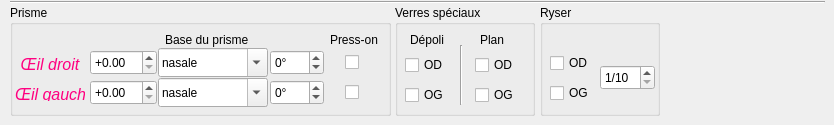
    <widget class="QFrame" name="frame_Detail">
     <property name="minimumSize">
      <size>
       <width>0</width>
       <height>125</height>
      </size>
     </property>
     <property name="maximumSize">
      <size>
       <width>16777215</width>
       <height>125</height>
      </size>
     </property>
     <property name="frameShape">
      <enum>QFrame::NoFrame</enum>
     </property>
     <property name="frameShadow">
      <enum>QFrame::Raised</enum>
     </property>
     <widget class="QGroupBox" name="PrismeGroupBox">
      <property name="geometry">
       <rect>
        <x>10</x>
        <y>5</y>
        <width>381</width>
        <height>111</height>
       </rect>
      </property>
      <property name="title">
       <string>Prisme</string>
      </property>
      <widget class="UpDoubleSpinBox" name="PrismeOD">
       <property name="geometry">
        <rect>
         <x>80</x>
         <y>45</y>
         <width>67</width>
         <height>25</height>
        </rect>
       </property>
       <property name="focusPolicy">
        <enum>Qt::WheelFocus</enum>
       </property>
       <property name="prefix">
        <string>+</string>
       </property>
       <property name="minimum">
        <double>0.000000000000000</double>
       </property>
       <property name="maximum">
        <double>8.000000000000000</double>
       </property>
       <property name="singleStep">
        <double>0.500000000000000</double>
       </property>
      </widget>
      <widget class="QLabel" name="labelBasePrisme">
       <property name="geometry">
        <rect>
         <x>155</x>
         <y>25</y>
         <width>95</width>
         <height>20</height>
        </rect>
       </property>
       <property name="text">
        <string>Base du prisme</string>
       </property>
      </widget>
      <widget class="QComboBox" name="BasePrismeTextOGComboBox">
       <property name="geometry">
        <rect>
         <x>148</x>
         <y>73</y>
         <width>110</width>
         <height>29</height>
        </rect>
       </property>
       <property name="editable">
        <bool>true</bool>
       </property>
       <property name="currentIndex">
        <number>0</number>
       </property>
       <item>
        <property name="text">
         <string>nasale</string>
        </property>
       </item>
       <item>
        <property name="text">
         <string>supérieure</string>
        </property>
       </item>
       <item>
        <property name="text">
         <string>temporale</string>
        </property>
       </item>
       <item>
        <property name="text">
         <string>inférieure</string>
        </property>
       </item>
      </widget>
      <widget class="UpDoubleSpinBox" name="PrismeOG">
       <property name="geometry">
        <rect>
         <x>80</x>
         <y>75</y>
         <width>67</width>
         <height>25</height>
        </rect>
       </property>
       <property name="focusPolicy">
        <enum>Qt::WheelFocus</enum>
       </property>
       <property name="prefix">
        <string>+</string>
       </property>
       <property name="minimum">
        <double>0.000000000000000</double>
       </property>
       <property name="maximum">
        <double>8.000000000000000</double>
       </property>
       <property name="singleStep">
        <double>0.500000000000000</double>
       </property>
      </widget>
      <widget class="UpSpinBox" name="BasePrismeOD">
       <property name="geometry">
        <rect>
         <x>260</x>
         <y>45</y>
         <width>54</width>
         <height>25</height>
        </rect>
       </property>
       <property name="wrapping">
        <bool>true</bool>
       </property>
       <property name="suffix">
        <string>°</string>
       </property>
       <property name="maximum">
        <number>355</number>
       </property>
       <property name="singleStep">
        <number>5</number>
       </property>
      </widget>
      <widget class="QComboBox" name="BasePrismeTextODComboBox">
       <property name="geometry">
        <rect>
         <x>148</x>
         <y>43</y>
         <width>110</width>
         <height>29</height>
        </rect>
       </property>
       <property name="editable">
        <bool>true</bool>
       </property>
       <property name="currentIndex">
        <number>0</number>
       </property>
       <item>
        <property name="text">
         <string>nasale</string>
        </property>
       </item>
       <item>
        <property name="text">
         <string>supérieure</string>
        </property>
       </item>
       <item>
        <property name="text">
         <string>temporale</string>
        </property>
       </item>
       <item>
        <property name="text">
         <string>inférieure</string>
        </property>
       </item>
      </widget>
      <widget class="UpSpinBox" name="BasePrismeOG">
       <property name="geometry">
        <rect>
         <x>260</x>
         <y>75</y>
         <width>54</width>
         <height>25</height>
        </rect>
       </property>
       <property name="wrapping">
        <bool>true</bool>
       </property>
       <property name="suffix">
        <string>°</string>
       </property>
       <property name="maximum">
        <number>355</number>
       </property>
       <property name="singleStep">
        <number>5</number>
       </property>
      </widget>
      <widget class="QLabel" name="label_3">
       <property name="geometry">
        <rect>
         <x>320</x>
         <y>25</y>
         <width>55</width>
         <height>20</height>
        </rect>
       </property>
       <property name="text">
        <string>Press-on</string>
       </property>
      </widget>
      <widget class="QCheckBox" name="PressonODCheckBox">
       <property name="geometry">
        <rect>
         <x>335</x>
         <y>47</y>
         <width>21</width>
         <height>20</height>
        </rect>
       </property>
       <property name="font">
        <font>
         <pointsize>10</pointsize>
        </font>
       </property>
       <property name="focusPolicy">
        <enum>Qt::NoFocus</enum>
       </property>
       <property name="text">
        <string/>
       </property>
      </widget>
      <widget class="QCheckBox" name="PressonOGCheckBox">
       <property name="geometry">
        <rect>
         <x>335</x>
         <y>77</y>
         <width>21</width>
         <height>20</height>
        </rect>
       </property>
       <property name="font">
        <font>
         <pointsize>10</pointsize>
        </font>
       </property>
       <property name="focusPolicy">
        <enum>Qt::NoFocus</enum>
       </property>
       <property name="text">
        <string/>
       </property>
      </widget>
      <widget class="QLabel" name="ODQLabel_2">
       <property name="geometry">
        <rect>
         <x>5</x>
         <y>50</y>
         <width>70</width>
         <height>16</height>
        </rect>
       </property>
       <property name="text">
        <string>&lt;!DOCTYPE HTML PUBLIC &quot;-//W3C//DTD HTML 4.0//EN&quot; &quot;http://www.w3.org/TR/REC-html40/strict.dtd&quot;&gt;
&lt;html&gt;&lt;head&gt;&lt;meta name=&quot;qrichtext&quot; content=&quot;1&quot; /&gt;&lt;style type=&quot;text/css&quot;&gt;
p, li { white-space: pre-wrap; }
&lt;/style&gt;&lt;/head&gt;&lt;body style=&quot; font-family:'.Lucida Grande UI'; font-size:13pt; font-weight:400; font-style:normal;&quot;&gt;
&lt;p align=&quot;center&quot; style=&quot; margin-top:12px; margin-bottom:12px; margin-left:0px; margin-right:0px; -qt-block-indent:0; text-indent:0px;&quot;&gt;&lt;span style=&quot; font-size:12pt; font-style:italic; color:#ff0080;&quot;&gt;Œil droit&lt;/span&gt;&lt;/p&gt;&lt;/body&gt;&lt;/html&gt;</string>
       </property>
      </widget>
      <widget class="QLabel" name="OGQLabel_2">
       <property name="geometry">
        <rect>
         <x>5</x>
         <y>80</y>
         <width>70</width>
         <height>16</height>
        </rect>
       </property>
       <property name="text">
        <string>&lt;!DOCTYPE HTML PUBLIC &quot;-//W3C//DTD HTML 4.0//EN&quot; &quot;http://www.w3.org/TR/REC-html40/strict.dtd&quot;&gt;
&lt;html&gt;&lt;head&gt;&lt;meta name=&quot;qrichtext&quot; content=&quot;1&quot; /&gt;&lt;style type=&quot;text/css&quot;&gt;
p, li { white-space: pre-wrap; }
&lt;/style&gt;&lt;/head&gt;&lt;body style=&quot; font-family:'.Lucida Grande UI'; font-size:13pt; font-weight:400; font-style:normal;&quot;&gt;
&lt;p align=&quot;center&quot; style=&quot; margin-top:12px; margin-bottom:12px; margin-left:0px; margin-right:0px; -qt-block-indent:0; text-indent:0px;&quot;&gt;&lt;span style=&quot; font-size:12pt; font-style:italic; color:#ff0080;&quot;&gt;Œil gauche&lt;/span&gt;&lt;/p&gt;&lt;/body&gt;&lt;/html&gt;</string>
       </property>
      </widget>
     </widget>
     <widget class="QGroupBox" name="VerresSpeciauxGroupBox">
      <property name="geometry">
       <rect>
        <x>395</x>
        <y>5</y>
        <width>140</width>
        <height>111</height>
       </rect>
      </property>
      <property name="title">
       <string>Verres spéciaux</string>
      </property>
      <widget class="QLabel" name="label">
       <property name="geometry">
        <rect>
         <x>15</x>
         <y>25</y>
         <width>41</width>
         <height>20</height>
        </rect>
       </property>
       <property name="text">
        <string>Dépoli</string>
       </property>
      </widget>
      <widget class="QLabel" name="label_2">
       <property name="geometry">
        <rect>
         <x>85</x>
         <y>25</y>
         <width>31</width>
         <height>20</height>
        </rect>
       </property>
       <property name="text">
        <string>Plan</string>
       </property>
      </widget>
      <widget class="Line" name="line_3">
       <property name="geometry">
        <rect>
         <x>65</x>
         <y>40</y>
         <width>3</width>
         <height>60</height>
        </rect>
       </property>
       <property name="orientation">
        <enum>Qt::Vertical</enum>
       </property>
      </widget>
      <widget class="QCheckBox" name="DepoliODCheckBox">
       <property name="geometry">
        <rect>
         <x>10</x>
         <y>50</y>
         <width>45</width>
         <height>20</height>
        </rect>
       </property>
       <property name="focusPolicy">
        <enum>Qt::NoFocus</enum>
       </property>
       <property name="text">
        <string>OD</string>
       </property>
      </widget>
      <widget class="QCheckBox" name="DepoliOGCheckBox">
       <property name="geometry">
        <rect>
         <x>10</x>
         <y>80</y>
         <width>45</width>
         <height>20</height>
        </rect>
       </property>
       <property name="focusPolicy">
        <enum>Qt::NoFocus</enum>
       </property>
       <property name="text">
        <string>OG</string>
       </property>
      </widget>
      <widget class="QCheckBox" name="PlanODCheckBox">
       <property name="geometry">
        <rect>
         <x>80</x>
         <y>50</y>
         <width>45</width>
         <height>20</height>
        </rect>
       </property>
       <property name="focusPolicy">
        <enum>Qt::NoFocus</enum>
       </property>
       <property name="text">
        <string>OD</string>
       </property>
      </widget>
      <widget class="QCheckBox" name="PlanOGCheckBox">
       <property name="geometry">
        <rect>
         <x>80</x>
         <y>80</y>
         <width>45</width>
         <height>20</height>
        </rect>
       </property>
       <property name="focusPolicy">
        <enum>Qt::NoFocus</enum>
       </property>
       <property name="text">
        <string>OG</string>
       </property>
      </widget>
     </widget>
     <widget class="QGroupBox" name="RyserGroupBox">
      <property name="geometry">
       <rect>
        <x>540</x>
        <y>5</y>
        <width>120</width>
        <height>111</height>
       </rect>
      </property>
      <property name="title">
       <string>Ryser</string>
      </property>
      <widget class="UpSpinBox" name="RyserSpinBox">
       <property name="geometry">
        <rect>
         <x>60</x>
         <y>60</y>
         <width>55</width>
         <height>25</height>
        </rect>
       </property>
       <property name="focusPolicy">
        <enum>Qt::NoFocus</enum>
       </property>
       <property name="inputMethodHints">
        <set>Qt::ImhDigitsOnly</set>
       </property>
       <property name="suffix">
        <string>/10</string>
       </property>
       <property name="minimum">
        <number>1</number>
       </property>
       <property name="maximum">
        <number>9</number>
       </property>
      </widget>
      <widget class="QCheckBox" name="RyserODCheckBox">
       <property name="geometry">
        <rect>
         <x>10</x>
         <y>48</y>
         <width>45</width>
         <height>20</height>
        </rect>
       </property>
       <property name="focusPolicy">
        <enum>Qt::NoFocus</enum>
       </property>
       <property name="text">
        <string>OD</string>
       </property>
       <property name="autoExclusive">
        <bool>false</bool>
       </property>
      </widget>
      <widget class="QCheckBox" name="RyserOGCheckBox">
       <property name="geometry">
        <rect>
         <x>10</x>
         <y>78</y>
         <width>45</width>
         <height>20</height>
        </rect>
       </property>
       <property name="focusPolicy">
        <enum>Qt::NoFocus</enum>
       </property>
       <property name="text">
        <string>OG</string>
       </property>
       <property name="autoExclusive">
        <bool>false</bool>
       </property>
      </widget>
     </widget>
     <widget class="Line" name="line_7">
      <property name="geometry">
       <rect>
        <x>10</x>
        <y>0</y>
        <width>815</width>
        <height>5</height>
       </rect>
      </property>
      <property name="orientation">
       <enum>Qt::Horizontal</enum>
      </property>
     </widget>
    </widget>
